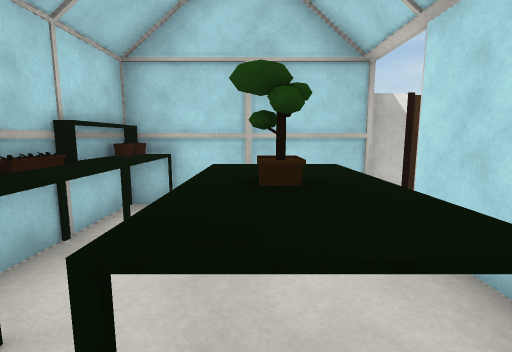
View 1 (above)

12 first-person views from a walk through a 3-D level made in the Unity game engine. The camera is 1.4 m above the floor, tilts 8° down and sees 85° across. The floor is counted in squares, 1 m on a side. Each view is taken from the middle of a square. On the plan, view 1 faces up. The plan holds only what a view shows up to about 14 squares ahead; the rest is blank. Door leaves are left out, so doorways stand open. Surface patterns are stand-ins for the level's own textures.

View 2
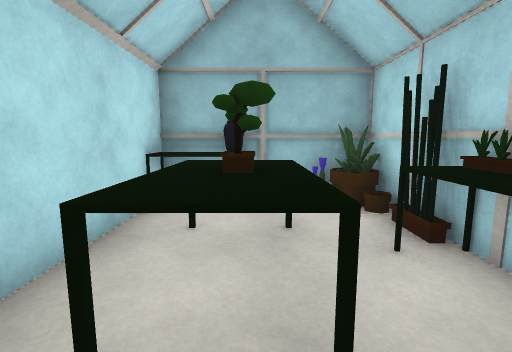

View 3
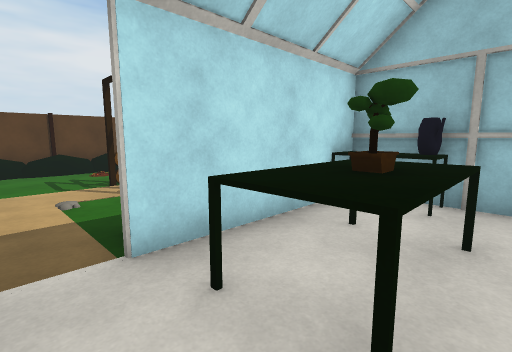

View 4
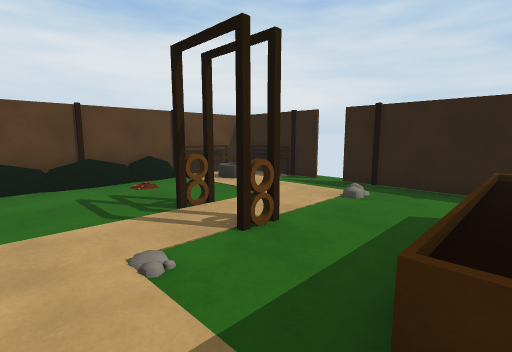

View 5
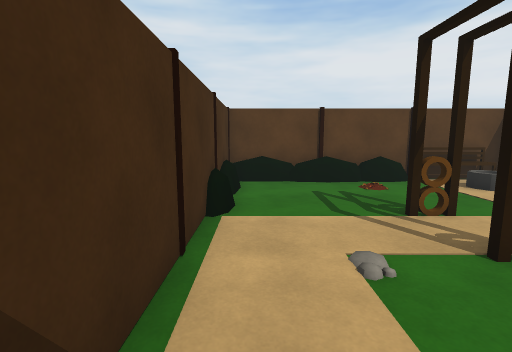

View 6
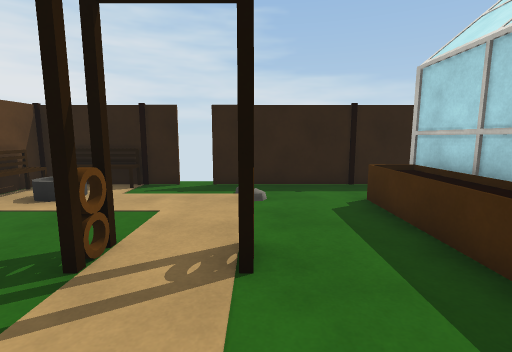

View 7
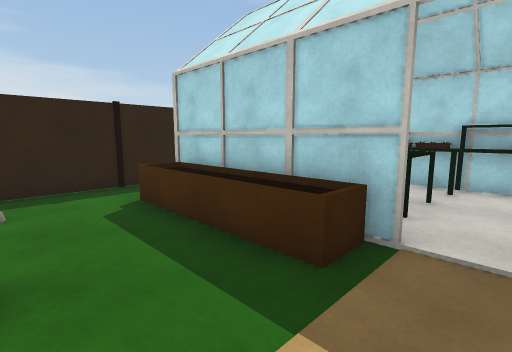

View 8
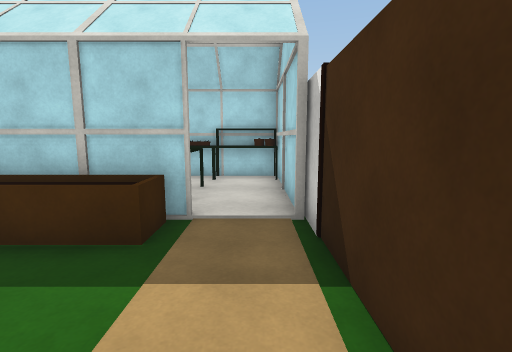

View 9
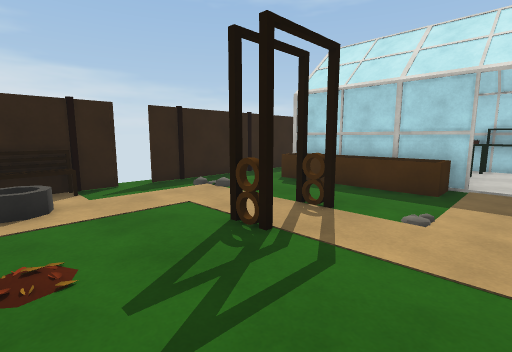

View 10
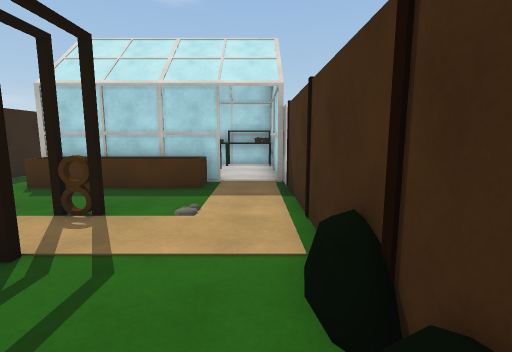

View 11
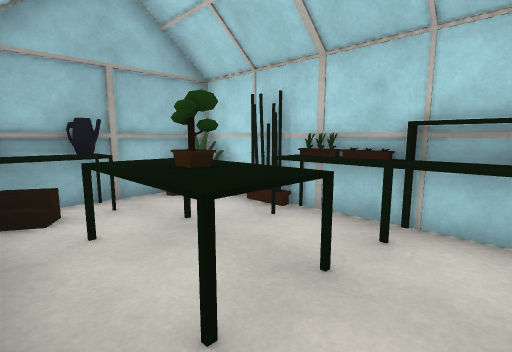

View 12
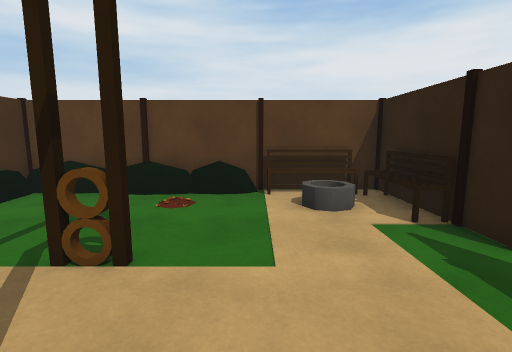

### Floor plan
Key: @ floor where view 1 was taken; # wall or solid block; x gap in a wall; . floor; D open door; ^ raised ledge; O other object.
Columns run from 3 left of view 1 to 12 right of it. Each row starts with its distance up from view 1.
  6 ##OOO###########
  5 #O.............^
  4 #O...O.........#
  3 #^.^^O^........#
  2 #^.x^O^..#.#...#
  1 ##.^^O^........#
  0 #..@.O^........#
 -1 #OO#^O^........O
 -2 #OOOOO.........O
 -3    ########D##O#

Positions as (right, up) in squares from view 1, and headings:
1: (0, 0), facing up
2: (0, 5), facing down
3: (-1, 5), facing down-right
4: (3, 5), facing down-right
5: (3, 5), facing right
6: (6, 5), facing down
7: (6, 5), facing down-left
8: (7, 5), facing left
9: (11, 5), facing down-left
10: (11, 5), facing left
11: (2, 5), facing down-left
12: (5, 0), facing right
